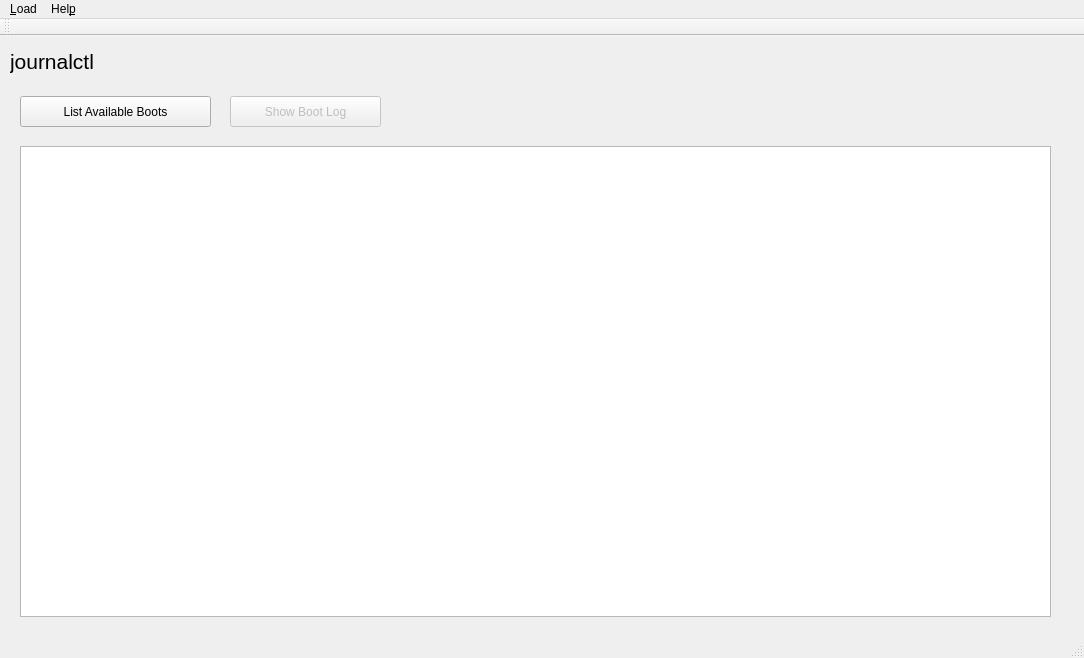
<?xml version="1.0" encoding="UTF-8"?>
<ui version="4.0">
 <class>MainWindow</class>
 <widget class="QMainWindow" name="MainWindow">
  <property name="geometry">
   <rect>
    <x>0</x>
    <y>0</y>
    <width>1084</width>
    <height>658</height>
   </rect>
  </property>
  <property name="windowTitle">
   <string>journalctl GUI</string>
  </property>
  <widget class="QWidget" name="centralWidget">
   <widget class="QLabel" name="label">
    <property name="geometry">
     <rect>
      <x>10</x>
      <y>10</y>
      <width>161</width>
      <height>31</height>
     </rect>
    </property>
    <property name="font">
     <font>
      <pointsize>16</pointsize>
     </font>
    </property>
    <property name="text">
     <string>journalctl</string>
    </property>
   </widget>
   <widget class="QPushButton" name="pushButton_2">
    <property name="geometry">
     <rect>
      <x>20</x>
      <y>60</y>
      <width>191</width>
      <height>31</height>
     </rect>
    </property>
    <property name="text">
     <string>List Available Boots</string>
    </property>
   </widget>
   <widget class="QPushButton" name="pushButton">
    <property name="enabled">
     <bool>false</bool>
    </property>
    <property name="geometry">
     <rect>
      <x>230</x>
      <y>60</y>
      <width>151</width>
      <height>31</height>
     </rect>
    </property>
    <property name="text">
     <string>Show Boot Log</string>
    </property>
   </widget>
   <widget class="QTableView" name="tableView">
    <property name="geometry">
     <rect>
      <x>20</x>
      <y>110</y>
      <width>1031</width>
      <height>471</height>
     </rect>
    </property>
    <property name="sizeAdjustPolicy">
     <enum>QAbstractScrollArea::AdjustToContents</enum>
    </property>
    <property name="editTriggers">
     <set>QAbstractItemView::NoEditTriggers</set>
    </property>
    <property name="selectionMode">
     <enum>QAbstractItemView::SingleSelection</enum>
    </property>
    <property name="selectionBehavior">
     <enum>QAbstractItemView::SelectRows</enum>
    </property>
    <attribute name="horizontalHeaderCascadingSectionResizes">
     <bool>false</bool>
    </attribute>
   </widget>
  </widget>
  <widget class="QMenuBar" name="menuBar">
   <property name="geometry">
    <rect>
     <x>0</x>
     <y>0</y>
     <width>1084</width>
     <height>30</height>
    </rect>
   </property>
   <widget class="QMenu" name="menuJournalctl_Analyzer_Demo">
    <property name="title">
     <string>&amp;Load</string>
    </property>
    <addaction name="separator"/>
    <addaction name="separator"/>
    <addaction name="separator"/>
    <addaction name="actionHilfe"/>
    <addaction name="actionTest"/>
   </widget>
   <widget class="QMenu" name="menuOK">
    <property name="title">
     <string>Hel&amp;p</string>
    </property>
    <addaction name="actionAbout"/>
   </widget>
   <addaction name="menuJournalctl_Analyzer_Demo"/>
   <addaction name="menuOK"/>
  </widget>
  <widget class="QToolBar" name="mainToolBar">
   <attribute name="toolBarArea">
    <enum>TopToolBarArea</enum>
   </attribute>
   <attribute name="toolBarBreak">
    <bool>false</bool>
   </attribute>
  </widget>
  <widget class="QStatusBar" name="statusBar"/>
  <action name="actionHilfe">
   <property name="text">
    <string>&amp;List available boots</string>
   </property>
  </action>
  <action name="actionTest">
   <property name="checkable">
    <bool>true</bool>
   </property>
   <property name="text">
    <string>&amp;Test</string>
   </property>
  </action>
  <action name="actionAbout">
   <property name="text">
    <string>&amp;About</string>
   </property>
  </action>
 </widget>
 <layoutdefault spacing="6" margin="11"/>
 <resources/>
 <connections/>
 <slots>
  <slot>ListBoots()</slot>
 </slots>
</ui>
